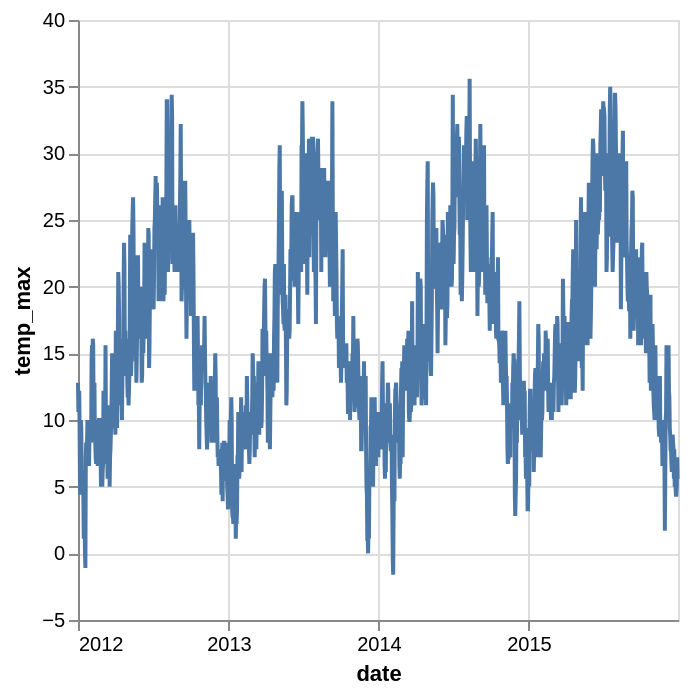

Notebook code for this chart:
### Code cell
alt.Chart(plot_df).mark_line().encode(
    x="date",
    y="temp_max"
)

### Figure 1 — Vega-Lite specification as saved in the notebook (floating-point values rounded to 4 significant figures; data arrays with more than 128 entries replaced by an {"elided": "..."} marker saying what was removed)
{"config": {"view": {"continuousWidth": 300, "continuousHeight": 300}}, "data": {"name": "data-d2a5d733ba51bf2826ac59cb8a5f7ce5"}, "mark": {"type": "line"}, "encoding": {"x": {"field": "date", "type": "temporal"}, "y": {"field": "temp_max", "type": "quantitative"}}, "$schema": "https://vega.github.io/schema/vega-lite/v5.17.0.json", "datasets": {"data-d2a5d733ba51bf2826ac59cb8a5f7ce5": {"elided": "1461 records"}}}
